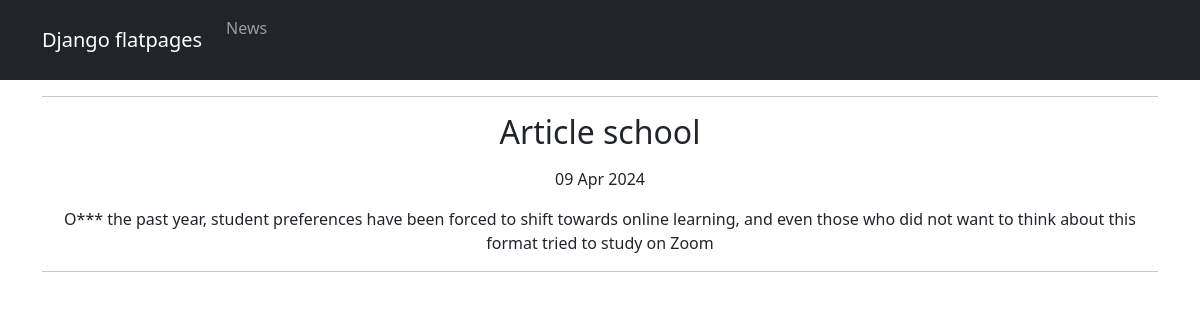
Screenshot of /news/3 with the database file from the repository.
### news/models.py (models this page shows, shortened)
class Post(models.Model):
    author = models.ForeignKey(Author, on_delete=models.CASCADE)
    NEWS = 'NW'
    ARTICLE = 'AR'
    CATEGORY_CHOICES = (
        (NEWS, 'Новость'),
        (ARTICLE, 'Статья'),
    )
    categoryType = models.CharField(max_length=2, choices=CATEGORY_CHOICES, default=ARTICLE)
    dateCreation = models.DateTimeField(auto_now_add=True)
    postCategory = models.ManyToManyField(Category, through='PostCategory')
    title = models.CharField(max_length=128)
    text = models.TextField()
    rating = models.SmallIntegerField(default=0)

### news/views.py (the view)
# urls.py: path('<int:pk>', PostDetailView.as_view()),
class PostDetailView(DetailView):
    model = Post
    template_name = 'news/details.html'
    context_object_name = 'new'

### news/templatetags/custom_filters.py (called while the page is built)
@register.filter()
def censor(value):
    for word in censor_list:
        value = value.replace(word[1:], '*' * len(word[1:]))
    return value

### news/templates/news/details.html (shortened to what this page needs)
{% extends 'news/default.html' %}
{% load custom_filters %}
{% block content %}
<hr>
<p><h2>{{ new.title|censor }}</h2><p>
<p> {{ new.dateCreation|date:'d M Y' }}<p>
<p>{{ new.text|censor }}<p>
<hr>
{% endblock content %}

### rows the page displays
Post: title|censor "Article school", dateCreation "09 Apr 2024", text|censor "O*** the past year, student preferences have been forced to shift towards online learning, and even those who did not want to think about this format tried to study on Zoom"
